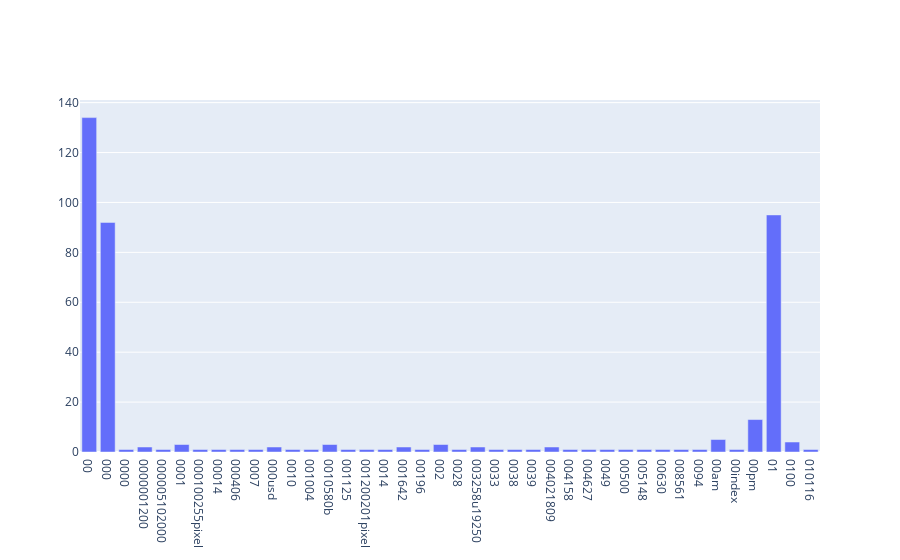

Notebook source saved alongside this figure:
### Code cell
# Answer for Exercise 13
import plotly.express as px
import plotly.graph_objects as go
pd_freq = pd.DataFrame({'terms':count_vect.get_feature_names()[:40], 'frequency':term_frequencies[:40]})
layout = go.Layout(xaxis=dict(type='category'))
fig = go.Figure([go.Bar(x=pd_freq.terms, y=pd_freq.frequency)],layout = layout)
fig.show()
print(pd_freq)

### Figure 1 — Plotly figure (JSON) as saved in the notebook; plotly's stock layout.template omitted (floating-point values rounded to 4 significant figures)
{"data": [{"type": "bar", "x": ["00", "000", "0000", "0000001200", "000005102000", "0001", "000100255pixel", "00014", "000406", "0007", "000usd", "0010", "001004", "0010580b", "001125", "001200201pixel", "0014", "001642", "00196", "002", "0028", "003258u19250", "0033", "0038", "0039", "004021809", "004158", "004627", "0049", "00500", "005148", "00630", "008561", "0094", "00am", "00index", "00pm", "01", "0100", "010116"], "y": [134, 92, 1, 2, 1, 3, 1, 1, 1, 1, 2, 1, 1, 3, 1, 1, 1, 2, 1, 3, 1, 2, 1, 1, 1, 2, 1, 1, 1, 1, 1, 1, 1, 1, 5, 1, 13, 95, 4, 1]}], "layout": {"xaxis": {"type": "category"}}}
